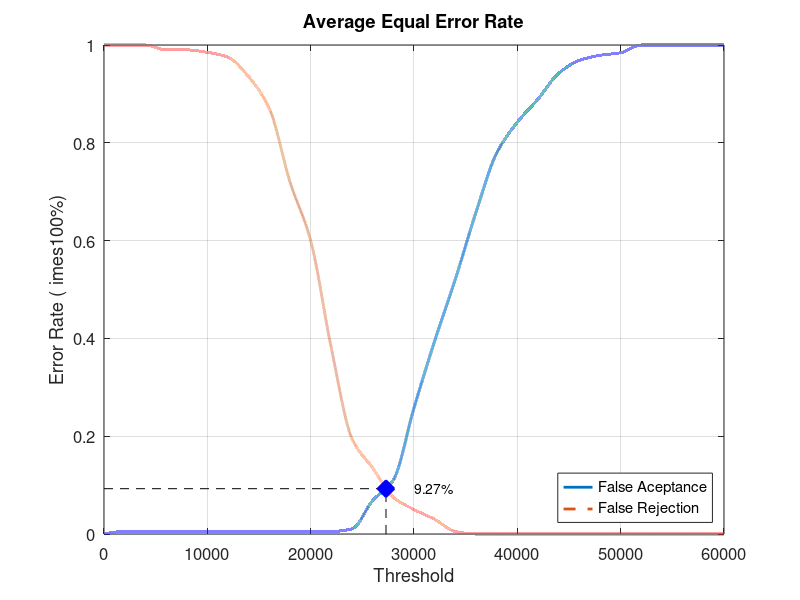
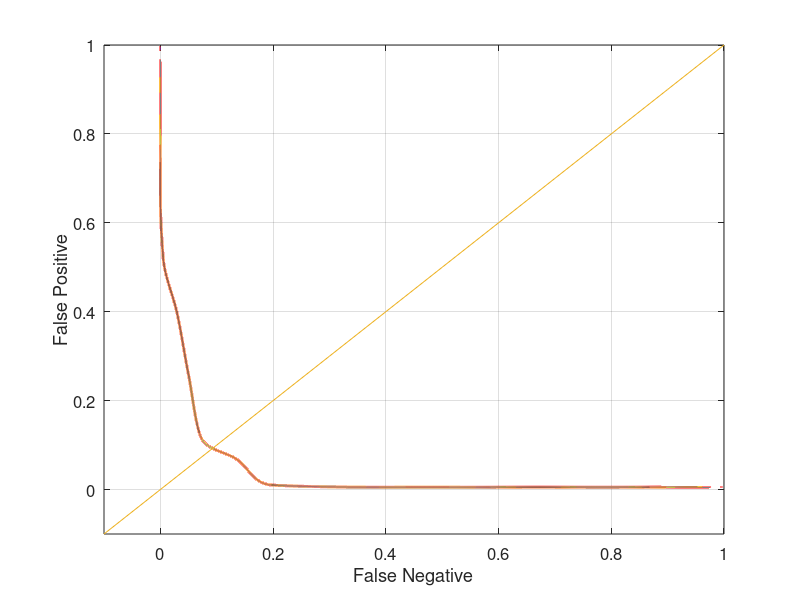

Recreate these plots in MATLAB, in order.
close all;
clear;
clc;
x = 0:2000:60000;
xq = 0:0.5:60000;

y0 = [0 0.00526316 0.00526316 0.00526316 0.00526316 0.00526316 0.00526316 0.00526316 0.00526316 0.00526316 0.00526316 0.00526316 0.0105263 0.0684211 0.110526 0.257895 0.394737 0.521053 0.657895 0.778947 0.842105 0.889474 0.942105 0.968421 0.978947 0.984211 1 1 1 1 1]
yy0 = interp1(x, y0, xq, 'pchip');
y1 = [1 1 1 0.99 0.99 0.985 0.975 0.935 0.87 0.72 0.6 0.38 0.195 0.135 0.075 0.05 0.03 0.005 0 0 0 0 0 0 0 0 0 0 0 0 0]
yy1 = interp1(x, y1, xq, 'pchip');

% Calculating EER: 
y2 = abs(y0 - y1);
find(y2 == min(y2))
yy2 = abs(yy0 - yy1);
xEER = find(yy2 == min(yy2));
xEERIndex = xq(xEER) % X-axis EER
yEER = yy0(xEER) % Y-axis EER

main = figure
plot(xq, yy0,'-','LineWidth', 2);	hold on
plot(xq, yy1,'--','LineWidth', 2);	hold on
plot([xEERIndex xEERIndex], [0 yEER], 'k--');	hold on
plot([0 xEERIndex], [yEER yEER], 'k--');	hold on
plot(xEERIndex, yEER, 'bx', 'LineWidth', 10);	hold on
text(xEERIndex + 10 * xEERIndex / 100, yEER, [num2str(round((10000 * yEER)) / 100) '%'])
legend('False Aceptance', 'False Rejection', 'Location', 'SouthEast')
xlabel('Threshold')
ylabel('Error Rate (	imes100%)')
title('Average Equal Error Rate')
set(gca, 'FontSize', 12)
axis([0 60000 0 1])
grid on

print(main, 'Database5_1Main', '-dpng');
FNRxFPR = figure('Color', [1 1 1]);
plot(yy1, yy0, '-', yy1, yy0, 'LineWidth', 2);
hold on
y = -0.1:0.1:1
plot(y, y); 
set(gca, 'FontSize', 12)
xlabel('False Negative')
ylabel('False Positive')
axis([-0.1 1 -0.1 1])
set(gca, 'FontSize', 12)
grid on

print(FNRxFPR, 'Database5_1FNRxFPR','-dpng');
